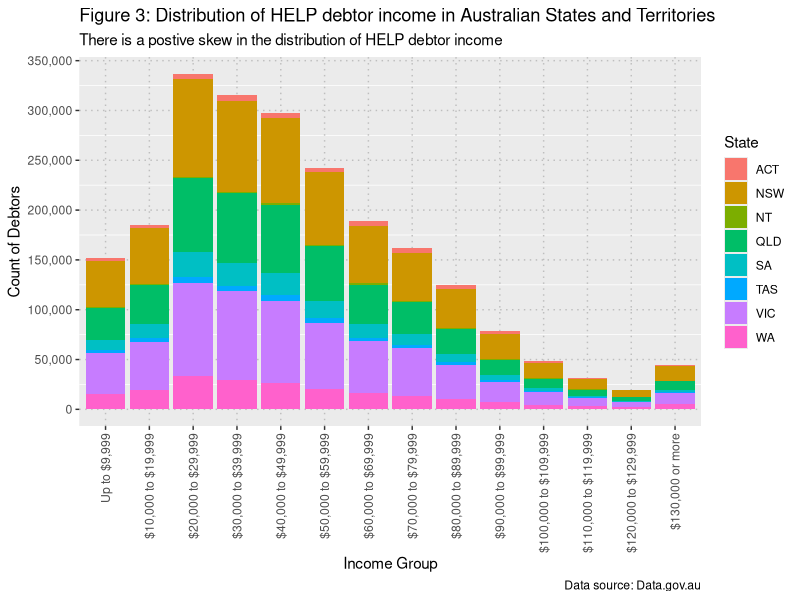
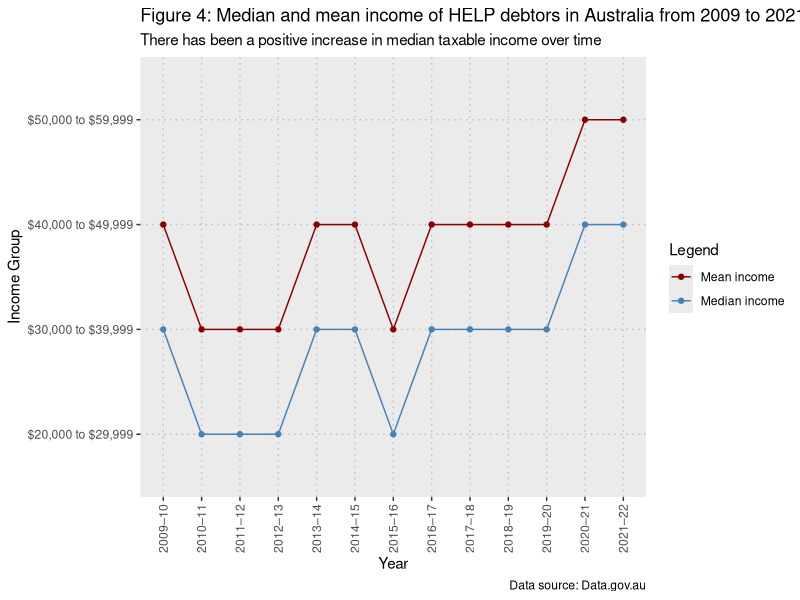

Recreate these plots in R, in order.
## ---- chunk 1
knitr::opts_chunk$set(echo = TRUE)

# Loading Libraries
library(readxl)
library(dplyr)
library(tidyr)
library(ggplot2)
library(scales)
library(tidyverse)
library(knitr)

# Loading Data
table_1 <- read_xlsx("Data/help-statistics-2021-2022.xlsx", sheet = 2, skip = 2, col_names = TRUE)
table_2 <- read_xlsx("Data/help-statistics-2021-2022.xlsx", sheet = 3, skip = 2, col_names = TRUE)
table_3 <- read_xlsx("Data/help-statistics-2021-2022.xlsx", sheet = 4, skip = 2, col_names = TRUE)
table_4 <- read_xlsx("Data/help-statistics-2021-2022.xlsx", sheet = 5, skip = 2, col_names = TRUE)
table_7 <- read_xlsx("Data/help-statistics-2021-2022.xlsx", sheet = 8, skip = 2, col_names = TRUE)
## ---- chunk 2

income_dist <- table_7 %>%
  select('Financial year', 'HELP repayment income', 'ACT', 'NSW', 'NT', 'QLD', 'SA', 'TAS', 'VIC', 'WA') %>%
  filter(`Financial year` == "2021–22") %>%
  filter(`HELP repayment income` != "Unknown")

pivoted_dist <- income_dist %>%
  pivot_longer(
    cols = c('ACT', 'NSW', 'NT', 'QLD', 'SA', 'TAS', 'VIC', 'WA'),
    names_to = "State",
    values_to = "Count")

income_factor = c("Up to $9,999", "$10,000 to $19,999", "$20,000 to $29,999", "$30,000 to $39,999", "$40,000 to $49,999", "$50,000 to $59,999", "$60,000 to $69,999", "$70,000 to $79,999", "$80,000 to $89,999", "$90,000 to $99,999", "$100,000 to $109,999", "$110,000 to $119,999", "$120,000 to $129,999", "$130,000 or more")

dist_plot <- ggplot(data = pivoted_dist, aes(x = factor(`HELP repayment income`, level = income_factor), y = Count, fill = State)) +
  geom_bar(stat="identity") +
  theme(panel.grid.major = element_line(color = "grey",
                                        size = 0.5,
                                        linetype = 3),
        axis.text.x = element_text(angle = 90, vjust = 0.5, hjust=1)) +
  scale_y_continuous(name="Count of Debtors", labels = label_comma(), 
                     breaks = seq(0, 350000, by = 50000)) +
  xlab("Income Group") +
  labs(title = "Figure 3: Distribution of HELP debtor income in Australian States and Territories", subtitle = "There is a postive skew in the distribution of HELP debtor income", caption = "Data source: Data.gov.au")

kable(income_dist, col.names = c("Financial Year","HELP Repayment Income", "ACT", "NSW", "NT", "QLD", "SA", "TAS", "VIC", "WA"), caption = "Table 3: Table of count of outstanding HELP debtors in each income group by State or Territory in 2021-22")

dist_plot

## ---- chunk 3

median_income <- table_7 %>%
  select('Financial year', 'HELP repayment income', 'ACT', 'NSW', 'NT', 'QLD', 'SA', 'TAS', 'VIC', 'WA') %>%
  filter(`HELP repayment income` != "Unknown")

median_pivot <- median_income %>%
  pivot_longer(
    cols = c('ACT', 'NSW', 'NT', 'QLD', 'SA', 'TAS', 'VIC', 'WA'),
    names_to = "State",
    values_to = "Count")

median_pivot <- mutate(median_pivot, `HELP repayment income` = case_when(
    `HELP repayment income`=="Up to $9,999" ~ 9999,
    `HELP repayment income`=="$10,000 to $19,999" ~ 19999, 
    `HELP repayment income`=="$20,000 to $29,999" ~ 29999, 
    `HELP repayment income`=="$30,000 to $39,999" ~ 39999, 
    `HELP repayment income`=="$40,000 to $49,999" ~ 49999, 
    `HELP repayment income`=="$50,000 to $59,999" ~ 59999, 
    `HELP repayment income`=="$60,000 to $69,999" ~ 69999, 
    `HELP repayment income`=="$70,000 to $79,999" ~ 79999, 
    `HELP repayment income`=="$80,000 to $89,999" ~ 89999, 
    `HELP repayment income`=="$90,000 to $99,999" ~ 99999, 
    `HELP repayment income`=="$100,000 or more" ~ 100000,
    `HELP repayment income`=="$100,000 to $109,999" ~ 109999,
    `HELP repayment income`=="$110,000 to $119,999" ~ 119999, 
    `HELP repayment income`=="$120,000 to $129,999" ~ 129999, 
    `HELP repayment income`=="$130,000 or more" ~ 130000,
    is.na(`HELP repayment income`) ~ 0
    ))

median_pivoted <- median_pivot %>%
  group_by(`Financial year`) %>%
  summarise(
    `Count of Debtors` = sum(Count),
    `Median Income` = sort(rep(`HELP repayment income`,Count))[length(rep(`HELP repayment income`,Count))/2],
    `Mean Income` = sum(sort(rep(`HELP repayment income`,Count)))/length(sort(rep(`HELP repayment income`,Count)))
  )

median_pivoted <- mutate(median_pivoted, `Median Income` = case_when(
    `Median Income`==9999 ~ "Up to $9,999",
    `Median Income`==19999 ~ "$10,000 to $19,999", 
    `Median Income`==29999 ~ "$20,000 to $29,999", 
    `Median Income`==39999 ~ "$30,000 to $39,999", 
    `Median Income`==49999 ~ "$40,000 to $49,999", 
    `Median Income`==59999 ~ "$50,000 to $59,999", 
    `Median Income`==69999 ~ "$60,000 to $69,999", 
    `Median Income`==79999 ~ "$70,000 to $79,999", 
    `Median Income`==89999 ~ "$80,000 to $89,999", 
    `Median Income`==99999 ~ "$90,000 to $99,999",
    `Median Income`==100000 ~ "$100,000 or more",
    `Median Income`==109999 ~ "$100,000 to $109,999", 
    `Median Income`==119999 ~ "$110,000 to $119,999", 
    `Median Income`==129999 ~ "$120,000 to $129,999", 
    `Median Income`==130000 ~ "$130,000 or more"
    ))

median_pivoted2 <- mutate(median_pivoted, `Mean Income` = case_when(
    `Mean Income`<=9999 ~ "Up to $9,999",
    `Mean Income`<=19999 ~ "$10,000 to $19,999", 
    `Mean Income`<=29999 ~ "$20,000 to $29,999", 
    `Mean Income`<=39999 ~ "$30,000 to $39,999", 
    `Mean Income`<=49999 ~ "$40,000 to $49,999", 
    `Mean Income`<=59999 ~ "$50,000 to $59,999", 
    `Mean Income`<=69999 ~ "$60,000 to $69,999", 
    `Mean Income`<=79999 ~ "$70,000 to $79,999", 
    `Mean Income`<=89999 ~ "$80,000 to $89,999", 
    `Mean Income`<=99999 ~ "$90,000 to $99,999",
    `Mean Income`==100000 ~ "$100,000 or more",
    `Mean Income`<=109999 ~ "$100,000 to $109,999", 
    `Mean Income`<=119999 ~ "$110,000 to $119,999", 
    `Mean Income`<=129999 ~ "$120,000 to $129,999", 
    `Mean Income`<=130000 ~ "$130,000 or more"
    ))

median_plot <- ggplot(median_pivoted2, aes(x=`Financial year`)) + 
  geom_line(aes(y = `Median Income`, group = 1, color = "Median")) +
  geom_point(aes(y = `Median Income`, group = 1, color = "Median")) +
  geom_line(aes(y = `Mean Income`, group = 1, color = "Mean")) +
  geom_point(aes(y = `Mean Income`, group = 1, color = "Mean")) +
  scale_color_manual(values = c(Median = "steelblue", Mean = "darkred"), 
                     labels = c(Median = "Median income", Mean = "Mean income")) +
  labs(title = "Figure 4: Median and mean income of HELP debtors in Australia from 2009 to 2021", 
       subtitle = "There has been a positive increase in median taxable income over time", 
       caption = "Data source: Data.gov.au") +
  ylab("Income Group") +
  xlab("Year") +
  guides(col=guide_legend("Legend")) +
  theme(panel.grid.major = element_line(color = "grey",
                                        size = 0.5,
                                        linetype = 3),
        axis.text.x = element_text(angle = 90, vjust = 0.5, hjust=1))

kable(median_pivoted2, col.names = c("Financial Year", "Count of Outstanding Debtors", "Median Income", "Mean Income"), caption = "Table 4: Table of the median and mean taxable income group of outstanding HELP debtors in Australia from 2009-10 to 2021-22")

median_plot
